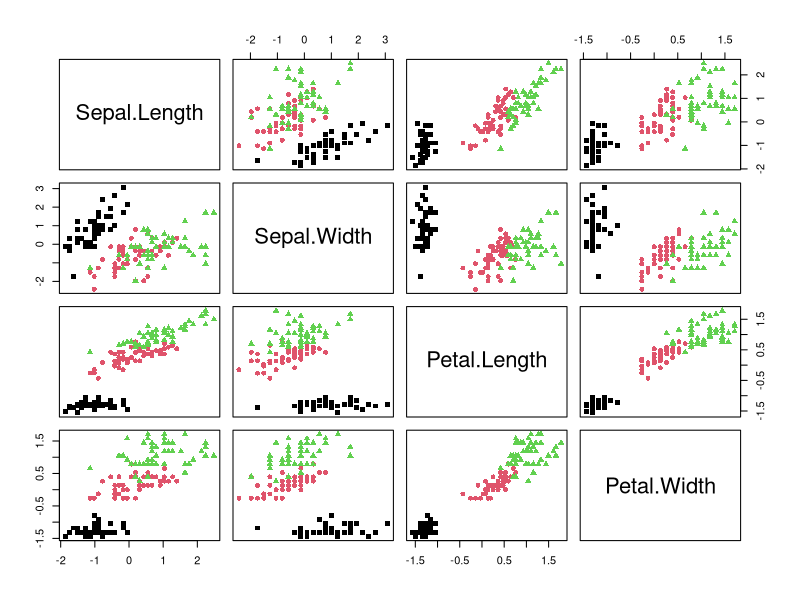
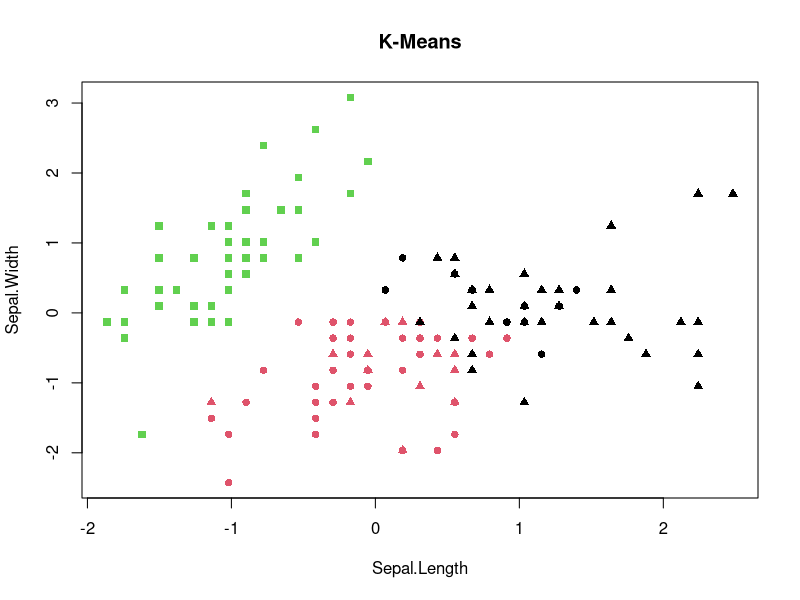
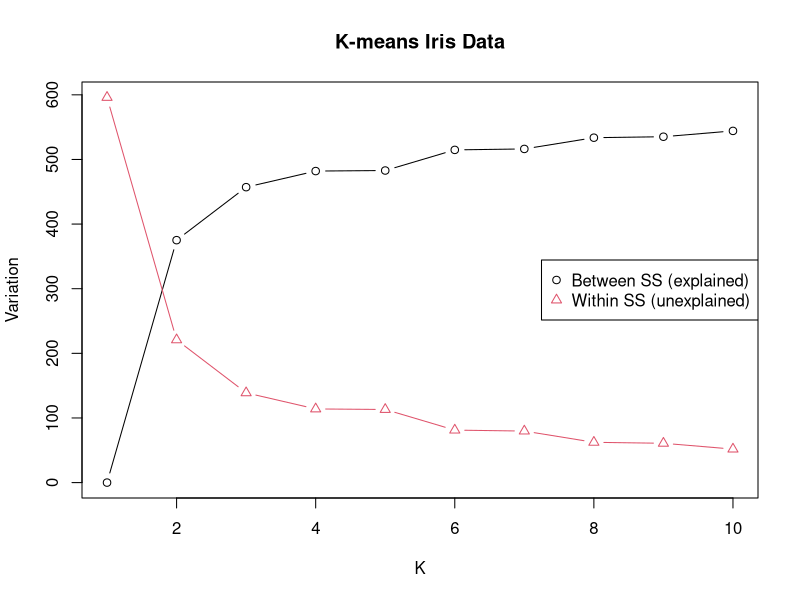

These figures' R source, in order:
## ---- chunk 1
data(iris)

# preprocess
X.iris = scale((iris[, 1:4]), scale=TRUE) # center and standardise
L.iris = iris[, 5]

table(L.iris)

pairs(X.iris, col=as.integer(L.iris), pch=as.integer(L.iris)+14)
## ---- chunk 2
kmeans.out3 = kmeans(X.iris, centers = 3)
kmeans.out3
## ---- chunk 3
plot(X.iris, col = kmeans.out3$cluster, pch = as.integer(L.iris) + 14, main = "K-Means")
## ---- chunk 4
table(L.iris, kmeans.out3$cluster)
## ---- chunk 5
between_var = numeric(10)
within_var = numeric(10)

for (k in 1:10)
{
  kmeans.out = kmeans(X.iris, centers = k)
  between_var[k] = kmeans.out$betweenss
  within_var[k] = kmeans.out$tot.withinss
}
## ---- chunk 6
plot(1:10, between_var, ylim = c(0, max(c(max(between_var, within_var)))),
     type = "b", xlab = "K", ylab = "Variation", main = "K-means Iris Data")
points(1:10, within_var, type = "b", col = 2, pch = 2)
legend("right", c("Between SS (explained)", "Within SS (unexplained)"),
       col=c(1,2), pch=c(1,2))
